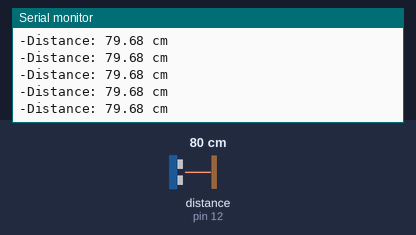
The sketch below on a simulated Arduino Uno, built with avr-gcc and run on an emulated ATmega328P. Parts: the last lines printed to the serial monitor. Wiring (inferred from the names in the program): ultrasonic range finder: trigger pin 14; echo pin 12. The inputs (shaded band) are chosen by the test bench; at power-on: distance to the obstacle (sensor on pin 12) 80 cm. The echo pulse lasts 58.3 µs per cm.

Above: at 1.2 s.
1.3 s: distance to the obstacle (sensor on pin 12) set to 299 cm
At 1.41 s:
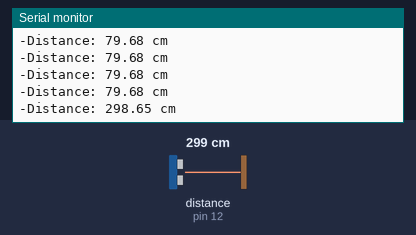
4.3 s: distance to the obstacle (sensor on pin 12) set to 2 cm
At 4.46 s:
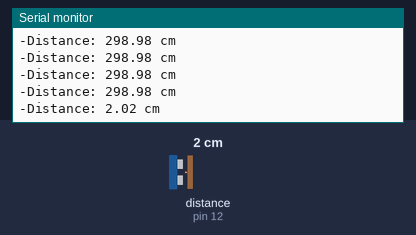
Timing chart, 0 to 7.3 s (numbered marks = the images above; inputs shaded):
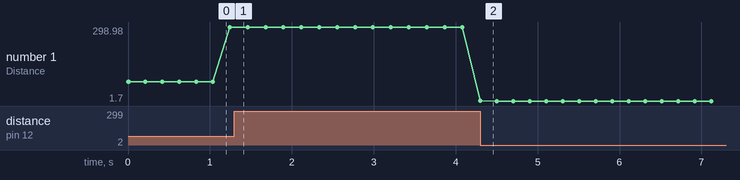

The sketch:

sensory.ino
```cpp
// US-100 Ultrasonic Sensor Test
// Reads distance in centimeters using TRIG and ECHO pins

// Pin definitions
const int TRIG_PIN = 14;
const int ECHO_PIN = 12;

void setup() {
  Serial.begin(115200);

  pinMode(TRIG_PIN, OUTPUT);
  pinMode(ECHO_PIN, INPUT);

  Serial.println("US-100 Distance Sensor Starting...");
}

void loop() {

  // Clear trigger
  digitalWrite(TRIG_PIN, LOW);
  delayMicroseconds(2);

  // Send 10us pulse
  digitalWrite(TRIG_PIN, HIGH);
  delayMicroseconds(10);
  digitalWrite(TRIG_PIN, LOW);

  // Read echo time
  long duration = pulseIn(ECHO_PIN, HIGH);

  // Calculate distance in cm
  // Speed of sound = 0.0343 cm/us
  float distance_cm = duration * 0.0343 / 2.0;

  // Print result
  Serial.print("Distance: ");
  Serial.print(distance_cm);
  Serial.println(" cm");
  Serial.print("-");

  delay(200);
}
```

Measured:
- after the input at 4.3 s, the serial monitor: prints a new line at once (image 2)
- plotted number 1: 298.65 → 298.98 after the input at 1.3 s, 298.98 → 1.7 after the input at 4.3 s
